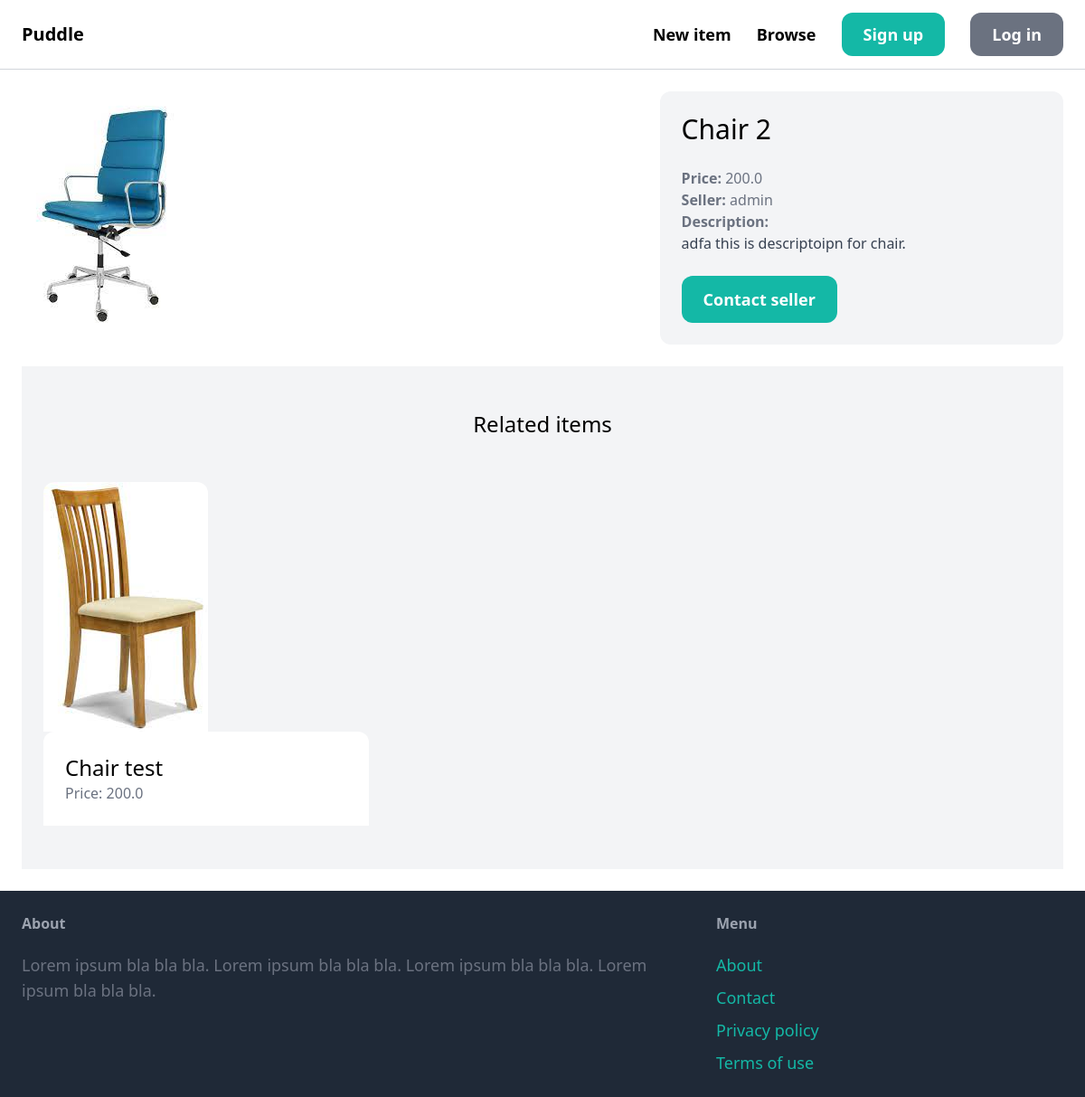
The page /items/5/ on the database as committed earlier.
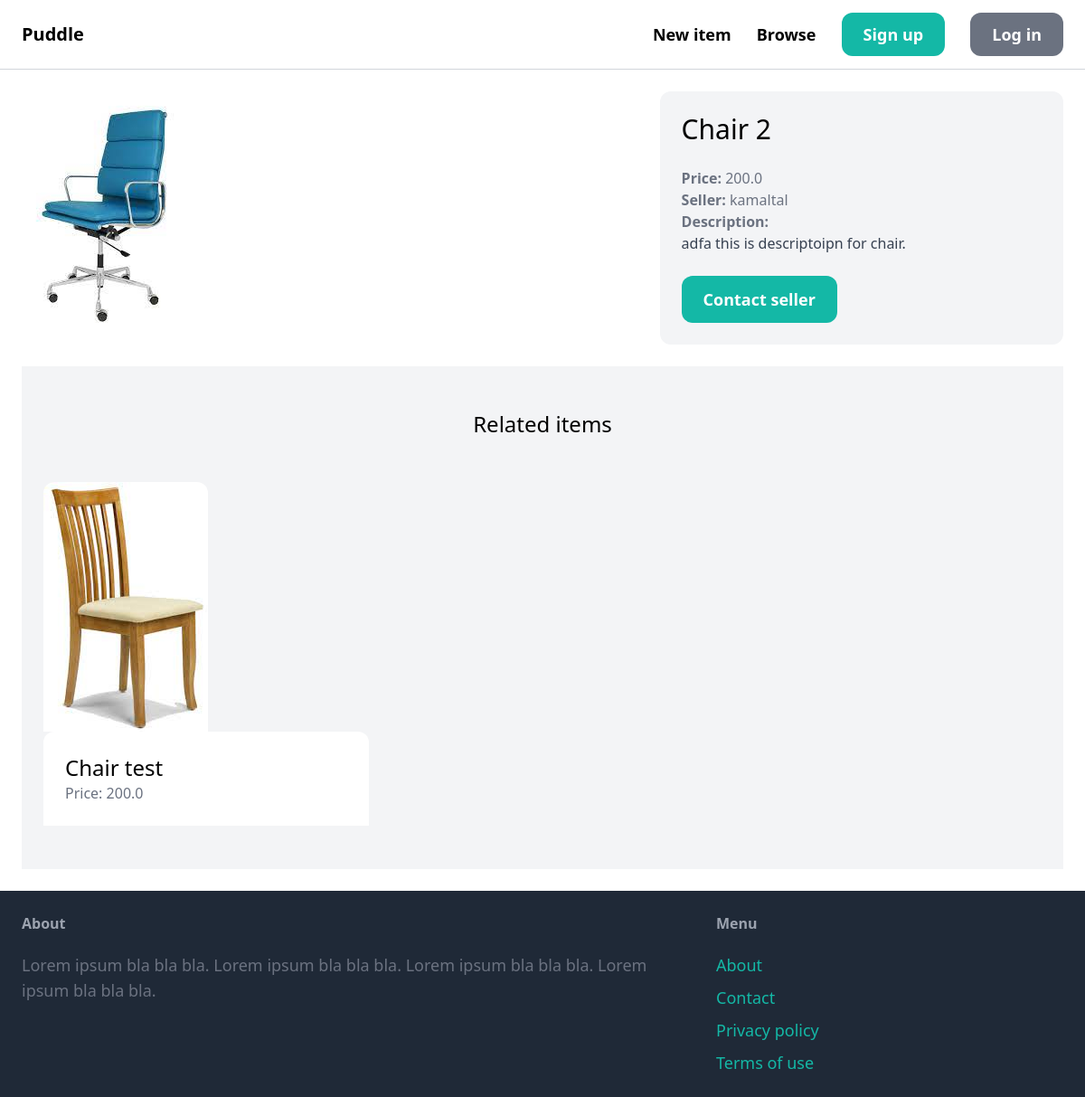
The same page on the database as committed later.
### item/models.py (models this page shows, shortened)
class Item(models.Model):
    Category = models.ForeignKey(Category, related_name='items', on_delete=models.CASCADE)
    name = models.CharField(max_length=255)
    description = models.TextField(blank=True, null=True)
    price = models.FloatField()
    image = models.ImageField(upload_to='item_images', blank=True, null=True)
    is_sold = models.BooleanField(default=False)
    created_by = models.ForeignKey(User, related_name='items', on_delete=models.CASCADE)
    created_at = models.DateTimeField(auto_now_add=True)

### item/views.py (the view)
# urls.py: path('<int:pk>/', views.detail, name='detail'),
def detail(request, pk):
    item = get_object_or_404(Item, pk=pk)
    related_items = Item.objects.filter(Category=item.Category, is_sold=False).exclude(pk=pk)[0:3]
    return render(request, 'item/detail.html', {
        'item': item,
        'related_items': related_items
        })

### item/templates/item/detail.html (shortened to what this page needs)
{% extends 'core/base.html' %}
{% block content %}
<div class="grid grid-cols-5 gap-6">
    <div class="col-span-3">
        <img src="{{ item.image.url }}" class="rounded-xl">
    </div>
    <div class="col-span-2 p-6 bg-gray-100 rounded-xl">
        <h1 class="mb-6 text-3xl"> {{ item.name }}</h1>
        <p class="text-gray-500"> <strong>Price:</strong> {{ item.price }}</p>
        <p class="text-gray-500"> <strong>Seller:</strong> {{ item.created_by.username }}</p>
        {% if item.description %}
        <p class="text-gray-700">
            <strong class="text-gray-500">Description:</strong><br>
        {{ item.description }}
        </p>
        {% endif %}
        {% if request.user == item.created_by %}
            <div class="mt-6 p-6 bg-white rounded-xl">
                <p> This is your item</p>
                <a href="#" class="inline-block mt-6 px-6 py-3 text-lg font-semibold bg-teal-500 text-white rounded-xl">Edit</a>
                <a href="{% url 'item:delete' item.id %}" class="inline-block mt-6 px-6 py-3 text-lg font-semibold bg-red-500 text-white rounded-xl">Delete</a>
            </div>
        {% else %}
            <a href="#" class="inline-block mt-6 px-6 py-3 text-lg font-semibold bg-teal-500 text-white rounded-xl hover:bg-teal-700">Contact seller</a>
        {% endif %}
    </div>
</div>
<div class="mt-6 px-6 py-12 bg-gray-100 rounder-xl">
    <h2 class="mb-12 text-2xl text-center">Related items</h2>
    <div class="grid grid-cols-3 gap-3">
        {% for item in related_items %}
            <div>
                <a href="{% url 'item:detail' item.id %}">
                    <div>
                        <img src="{{ item.image.url }}" class="rounded-t-xl">
                    </div>
                    <div class="p-6 bg-white rounded-t-xl">
                        <h2 class="text-2xl"> {{ item.name }} </h2>
                        <p class="text-gray-500">Price: {{ item.price }} </p>
                    </div>
                </a>
            </div>
        {% endfor %}
    </div>
</div>
{% endblock %}

Rows that differ between the two databases and show on the page:
changed Item "Chair 2": created_by.username "admin" → "kamaltal"
